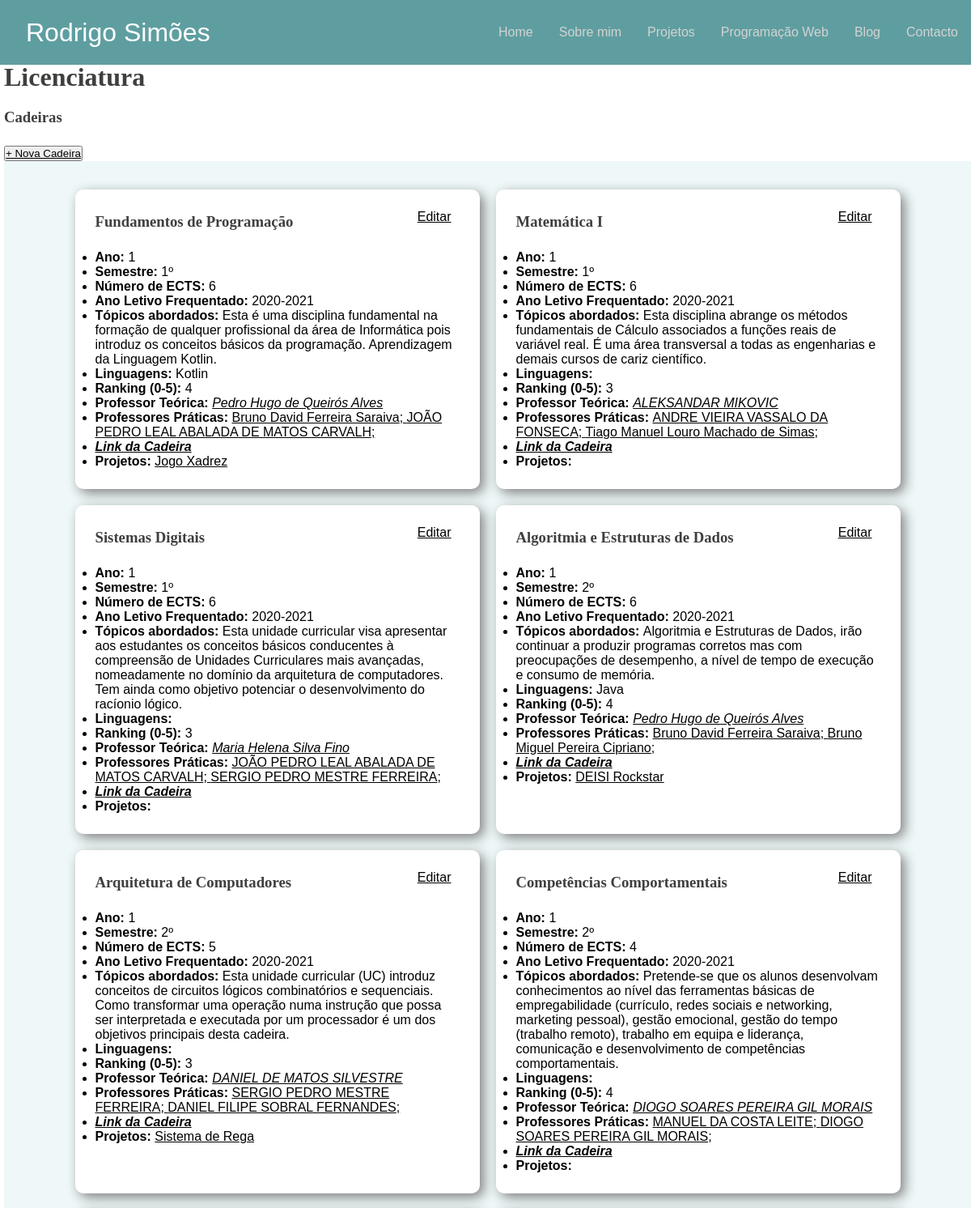
The app's page /sobremim (upper part) with its own data.
### portfolio/models.py (models this page shows, shortened)
class Cadeira(models.Model):
   nome = models.CharField(max_length = 40)
   ano = models.IntegerField()
   semestre = models.CharField(max_length = 2)
   ects = models.IntegerField()
   ano_letivo = models.CharField(max_length = 20)
   topicos_abordados = models.TextField()
   ranking = models.IntegerField()
   docente_teorica = models.ForeignKey(Pessoa, on_delete=models.CASCADE)
   docentes_praticas = models.ManyToManyField(Pessoa, related_name= 'professor_pratica')
   link_cadeira = models.CharField(max_length = 1000)
   linguagens = models.ManyToManyField(Tecnologia,blank = True)
   projetos = models.ManyToManyField(Projeto, blank = True)

class Tecnologia (models.Model):
   nome = models.CharField(max_length = 80)
   acronimo = models.CharField (max_length = 10, blank=True)
   anoCriacao = models.IntegerField()
   criador = models.CharField(max_length = 80)
   logotipo = models.ImageField(upload_to= 'static/portfolio/images')
   link = models.CharField(max_length = 1000, null=True, blank=True)
   descricao = models.TextField(max_length = 1000)

class Pessoa (models.Model):
   nome = models.CharField(max_length = 40)
   link_lusofona = models.CharField(max_length = 1000, null=True, blank=True)
   link_linkedin = models.CharField(max_length = 1000,  null=True, blank=True)

class Projeto (models.Model):
   titulo = models.CharField(max_length = 80)
   descricao = models.CharField(max_length = 500)
   imagem = models.ImageField(upload_to= 'static/portfolio/images', blank=True)
   anoRealizacao = models.IntegerField()
   participantes = models.ManyToManyField(Pessoa, blank = True)
   linkGitHub = models.CharField(max_length = 1000, null=True, blank=True)
   linkYt = models.CharField(max_length = 1000, null=True, blank=True)
   tecnologias = models.ManyToManyField(Tecnologia, blank = True)

### portfolio/views.py (the view)
# urls.py: path('sobremim', views.sobremim_view, name='sobremim'),
def sobremim_view(request):
    context = {'educacaos': Educacao.objects.all(),
               'cadeiras': Cadeira.objects.all(),
               'competencias' : Competencia.objects.all(),
               'linguas' : Lingua.objects.all(),
               'interesses' : Interesse.objects.all(),
               }
    return render(request, 'portfolio/sobremim.html', context)

### portfolio/templates/portfolio/sobremim.html (shortened to what this page needs)
{% extends 'portfolio/layout.html' %}
{% load static %}
{% block link %}
<link rel="stylesheet" href="{% static 'portfolio/css/sobremim.css' %}">
{% endblock %}
{% block main %}
    <h1>Licenciatura</h1>
    <h3>Cadeiras </h3>
    <button><a href="{% url 'portfolio:cadeira_nova' %}" class="btn btn-success btn-block" width="50px">+ Nova Cadeira</a></button>
    <div class="educacao">
      {% for cadeira in cadeiras %}
      <div>
        <a href="{% url 'portfolio:cadeira_edita' cadeira.id %}" class="btn btn-warning  btn-sm" style="float: right; margin-right: 10px">
          Editar
        </a>
          <h3>{{cadeira.nome}}</h3>
            <ul>
              <li><b>Ano: </b>{{cadeira.ano}}</li>
              <li><b>Semestre: </b>{{cadeira.semestre}}</li>
              <li><b>Número de ECTS: </b>{{cadeira.ects}}</li>
              <li><b>Ano Letivo Frequentado: </b> {{cadeira.ano_letivo}}</li>
              <li><b>Tópicos abordados: </b>{{cadeira.topicos_abordados}} </li>
              <li><b>Linguagens: </b>{% for language in cadeira.linguagens.all %}{{language.nome}} {% endfor %}</li>
              <li><b>Ranking (0-5): </b>{{cadeira.ranking}}</li>
              <li><b>Professor Teórica: </b><a href="{{cadeira.docente_teorica.link_lusofona}}"> <i>{{cadeira.docente_teorica.nome}}</i></a></li>
              <li><b>Professores Práticas: </b>{% for docente_pratica in cadeira.docentes_praticas.all %}<a href="{{docente_pratica.link_lusofona}}"> {{docente_pratica.nome}}; </a> {% endfor %}</li>
              <li><b><a href="{{cadeira.link_cadeira}}"><i>Link da Cadeira</i></a></b></li>
              <li><b>Projetos: </b>{% for projeto in cadeira.projetos.all %}<a href="{% url 'portfolio:projetos' %}"> {{projeto.titulo}}</a> {% endfor %}</li>
          </ul>
      </div><br>
      {% endfor %}
    </div>
{% endblock %}

### portfolio/static/portfolio/css/estilos.css (style rules this page uses)
* { padding: 0; margin: 0; box-sizing:border-box; font-family: sans-serif; }

### portfolio/static/portfolio/css/sobremim.css (style rules this page uses)
a { color: black; }
h1,h2,h3 { font-family: myriad pro regular; color: #403e3e; line-height: 30px; padding-bottom: 20px; }
.educacao { background-color: rgb(238, 248, 248); display: flex; flex-flow: row wrap; justify-content: center; padding: 25px; margin-bottom: 50px; }
.educacao div { width: 500px; height: auto; padding: 25px; margin: 10px; background-color: white; border-radius: 10px; box-shadow: 5px 5px 15px grey; }

### records on screen
Cadeira: nome "Fundamentos de Programação", ano "1", semestre "1º", ects "6", ano_letivo "2020-2021", topicos_abordados "Esta é uma disciplina fundamental na formação de qualquer profissional da área de Informática pois introduz os conceitos básicos da programação. Aprendizagem da Linguagem Kotlin.", ranking "4", docente_teorica.nome "Pedro Hugo de Queirós Alves"
Tecnologia: nome "Kotlin"
Pessoa: nome "Bruno David Ferreira Saraiva"
Pessoa: nome "JOÃO PEDRO LEAL ABALADA DE MATOS CARVALH"
Projeto: titulo "Jogo Xadrez"
Cadeira: nome "Matemática I", ano "1", semestre "1º", ects "6", ano_letivo "2020-2021", topicos_abordados "Esta disciplina abrange os métodos fundamentais de Cálculo associados a funções reais de variável real. É uma área transversal a todas as engenharias e demais cursos de cariz científico.", ranking "3", docente_teorica.nome "ALEKSANDAR MIKOVIC"
Pessoa: nome "ANDRE VIEIRA VASSALO DA FONSECA"
Pessoa: nome "Tiago Manuel Louro Machado de Simas"
Cadeira: nome "Sistemas Digitais", ano "1", semestre "1º", ects "6", ano_letivo "2020-2021", topicos_abordados "Esta unidade curricular visa apresentar aos estudantes os conceitos básicos conducentes à compreensão de Unidades Curriculares mais avançadas, nomeadamente no domínio da arquitetura de computadores. Tem ainda como objetivo potenciar o desenvolvimento do racíonio lógico.", ranking "3", docente_teorica.nome "Maria Helena Silva Fino"
Pessoa: nome "SERGIO PEDRO MESTRE FERREIRA"
Cadeira: nome "Algoritmia e Estruturas de Dados", ano "1", semestre "2º", ects "6", ano_letivo "2020-2021", topicos_abordados "Algoritmia e Estruturas de Dados, irão continuar a produzir programas corretos mas com preocupações de desempenho, a nível de tempo de execução e consumo de memória.", ranking "4", docente_teorica.nome "Pedro Hugo de Queirós Alves"
Tecnologia: nome "Java"
Pessoa: nome "Bruno Miguel Pereira Cipriano"
Projeto: titulo "DEISI Rockstar"
Cadeira: nome "Arquitetura de Computadores", ano "1", semestre "2º", ects "5", ano_letivo "2020-2021", topicos_abordados "Esta unidade curricular (UC) introduz conceitos de circuitos lógicos combinatórios e sequenciais. Como transformar uma operação numa instrução que possa ser interpretada e executada por um processador é um dos objetivos principais desta cadeira.", ranking "3", docente_teorica.nome "DANIEL DE MATOS SILVESTRE"
Pessoa: nome "DANIEL FILIPE SOBRAL FERNANDES"
Projeto: titulo "Sistema de Rega"
Cadeira: nome "Competências Comportamentais", ano "1", semestre "2º", ects "4", ano_letivo "2020-2021", topicos_abordados "Pretende-se que os alunos desenvolvam conhecimentos ao nível das ferramentas básicas de empregabilidade (currículo, redes sociais e networking, marketing pessoal), gestão emocional, gestão do tempo (trabalho remoto), trabalho em equipa e liderança, comunicação e desenvolvimento de competências comportamentais.", ranking "4", docente_teorica.nome "DIOGO SOARES PEREIRA GIL MORAIS"
Pessoa: nome "MANUEL DA COSTA LEITE"
Pessoa: nome "DIOGO SOARES PEREIRA GIL MORAIS"
